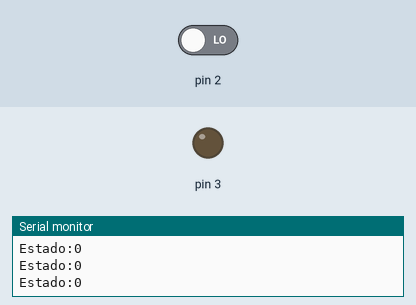
Recording of a sketch running on a simulated Arduino Uno, built with avr-gcc and run on an emulated ATmega328P. Shown: output pins drawn as LEDs (lit = HIGH), the last lines printed to the serial monitor. The test bench sets the inputs (shaded band); at power-on: pin 2 LOW.

Above: at 1.2 s.
1.3 s: pin 2 driven HIGH
At 2.1 s:
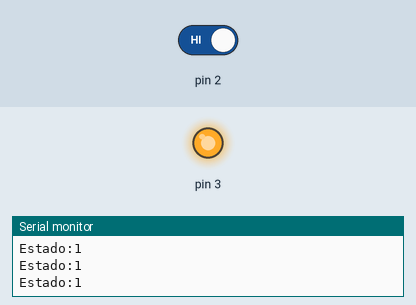
2.8 s: pin 2 driven LOW
At 3.3 s:
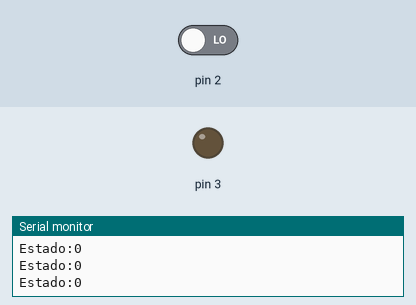
Timing chart, 0 to 5.8 s (numbered marks = the images above; inputs shaded):
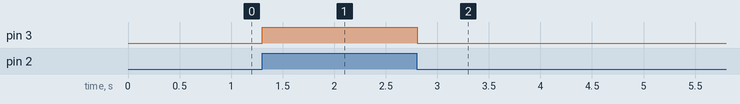

The sketch:

sketch_jan25a.ino
```cpp
void setup() {
  pinMode(3, OUTPUT);
  pinMode(2,INPUT);
  Serial.begin(9600);
}

void loop() {
  int estado=0;
  estado=digitalRead(2);

  Serial.print("Estado:");
  Serial.println(estado);

  if(estado==1){
    digitalWrite(3,HIGH);
  }else{
    digitalWrite(3,LOW);
  }
  delay(100);
}
```

Measured:
- after the input at 1.3 s, pin 3: LOW → HIGH at once
- after the input at 2.8 s, pin 3: HIGH → LOW at once
